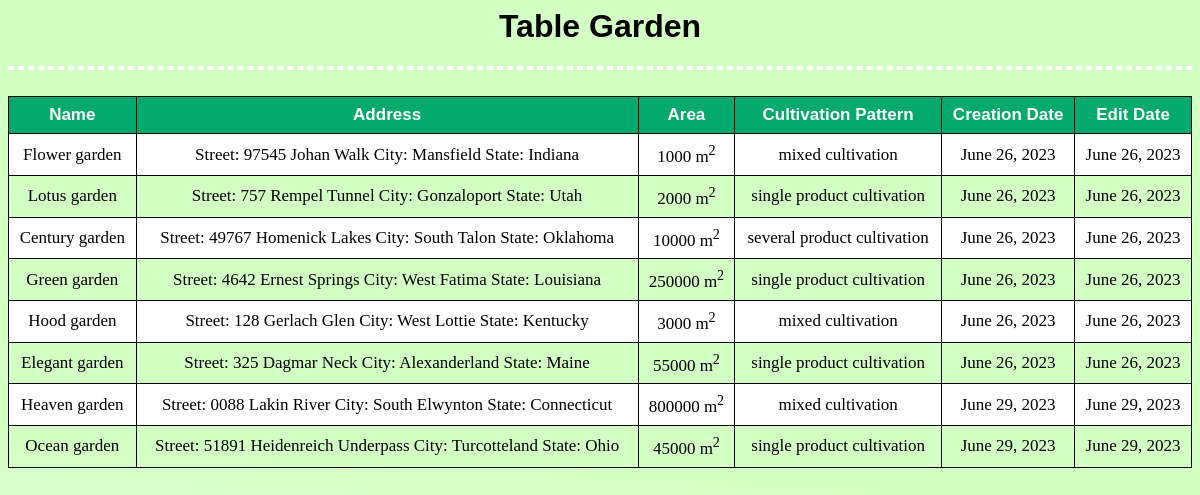
/garden/, run on an earlier commit of the app's database.
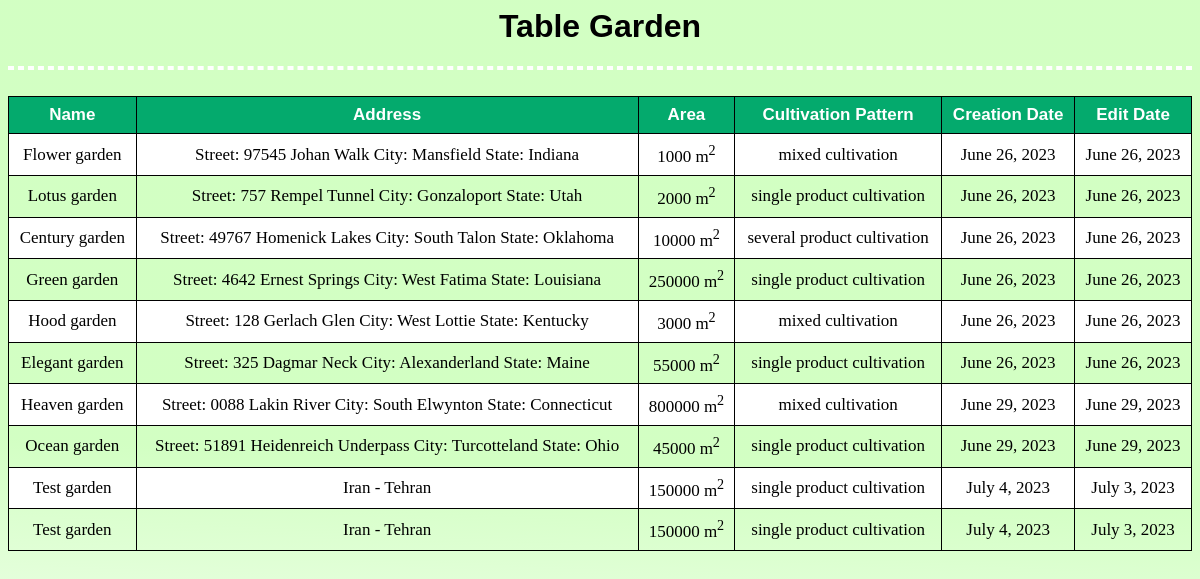
And on a later commit of the database.
### garden/models.py (models this page shows)
class Garden(models.Model):
    name = models.CharField(max_length = 100)
    address = models.TextField()
    area = models.PositiveIntegerField()
    cultivation_pattern = models.CharField(max_length = 50)
    creation_date = models.DateField()
    edit_date = models.DateField()

### garden/views.py (the view)
# urls.py: path('',  include('garden.urls')),
def garden(request):
    all = Garden.objects.all()
    return render(request, 'garden.html', {'gardens' : all})

### templates/garden.html (shortened to what this page needs)
{% load static %}
<html lang="en">
<head>
    <link rel="stylesheet" href="{% static 'style.css' %}">
</head>
<body>
    <h1>  Table Garden  </h1>
    <hr>
    <br>
    <table>
        <tr>
          <th>Name</th>
          <th>Address</th>
          <th>Area</th>
          <th>Cultivation Pattern</th>
          <th>Creation Date</th>
          <th>Edit Date</th>
        </tr>
        {% for garden in gardens %}
        <tr>
          <td> {{ garden.name }} </td>
          <td> {{ garden.address }} </td>
          <td> {{ garden.area }} m<sup>2</sup></td>
          <td> {{ garden.cultivation_pattern }} </td>
          <td> {{ garden.creation_date }} </td>
          <td> {{ garden.edit_date }} </td>
        </tr>
        {% endfor %}
    </table>
</body>
</html>

What changed in the data, as far as the page shows it:
added Garden: name "Test garden", address "Iran - Tehran", area "150000", cultivation_pattern "single product cultivation", creation_date "July 4, 2023", edit_date "July 3, 2023"
added Garden: name "Test garden", address "Iran - Tehran", area "150000", cultivation_pattern "single product cultivation", creation_date "July 4, 2023", edit_date "July 3, 2023"
